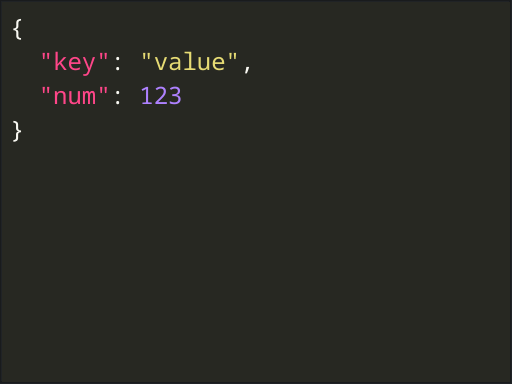

The Python source for this figure:
import sys
from PySide6.QtWidgets import QApplication, QTextEdit
from pygments import highlight
from pygments.lexers import JsonLexer
from pygments.formatters import HtmlFormatter

app = QApplication(sys.argv)
edit = QTextEdit()
text = '{\n  "key": "value",\n  "num": 123\n}'
formatter = HtmlFormatter(nowrap=True, style='monokai', noclasses=True)
highlighted = highlight(text, JsonLexer(), formatter)

html = f"""
<html>
<body style="background-color: #272822; color: #f8f8f2; margin: 0; padding: 10px; font-family: 'Courier New';">
    <pre style="white-space: pre-wrap; margin: 0;">{highlighted}</pre>
</body>
</html>
"""
edit.setHtml(html)
edit.show()

# Instead of executing app.exec(), let's just grab a screenshot of the widget
pixmap = edit.grab()
pixmap.save('test_colors.png')
print("Saved screenshot to test_colors.png")
